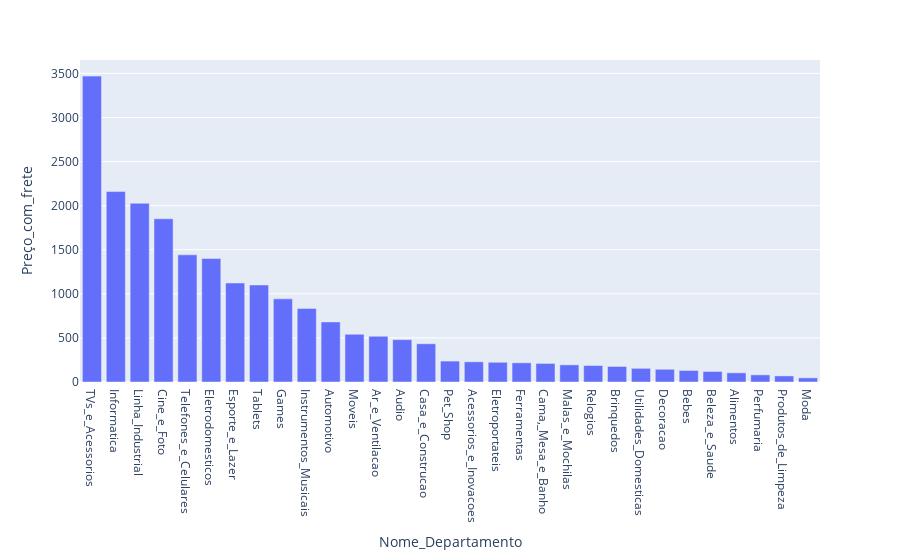

This figure's notebook cell:
### Markdown cell above
#### Gráfico de preço médio com frete por departamento

### Code cell
px.bar(agg_media_preco_departamento, x = 'Nome_Departamento', y = 'Preço_com_frete')

### Figure 1 — Plotly figure (JSON) as saved in the notebook; plotly's stock layout.template omitted (floating-point values rounded to 4 significant figures)
{"data": [{"alignmentgroup": "True", "hovertemplate": "Nome_Departamento=%{x}<br>Preço_com_frete=%{y}<extra></extra>", "legendgroup": "", "marker": {"color": "#636efa", "pattern": {"shape": ""}}, "name": "", "offsetgroup": "", "orientation": "v", "showlegend": false, "textposition": "auto", "type": "bar", "x": ["TVs_e_Acessorios", "Informatica", "Linha_Industrial", "Cine_e_Foto", "Telefones_e_Celulares", "Eletrodomesticos", "Esporte_e_Lazer", "Tablets", "Games", "Instrumentos_Musicais", "Automotivo", "Moveis", "Ar_e_Ventilacao", "Audio", "Casa_e_Construcao", "Pet_Shop", "Acessorios_e_Inovacoes", "Eletroportateis", "Ferramentas", "Cama,_Mesa_e_Banho", "Malas_e_Mochilas", "Relogios", "Brinquedos", "Utilidades_Domesticas", "Decoracao", "Bebes", "Beleza_e_Saude", "Alimentos", "Perfumaria", "Produtos_de_Limpeza", "Moda"], "xaxis": "x", "y": [3469.0, 2160.0, 2027.0, 1851.0, 1442.0, 1401.0, 1123.0, 1100.0, 942.9, 834.6, 681.6, 541.0, 518.8, 480.3, 433.5, 237.3, 229.1, 223.8, 217.6, 210.7, 194.3, 186.9, 176.4, 155.0, 144.5, 130.9, 119.6, 104.2, 80.91, 68.79, 47.01], "yaxis": "y"}], "layout": {"barmode": "relative", "legend": {"tracegroupgap": 0}, "margin": {"t": 60}, "xaxis": {"anchor": "y", "domain": [0, 1], "title": {"text": "Nome_Departamento"}}, "yaxis": {"anchor": "x", "domain": [0, 1], "title": {"text": "Preço_com_frete"}}}}
